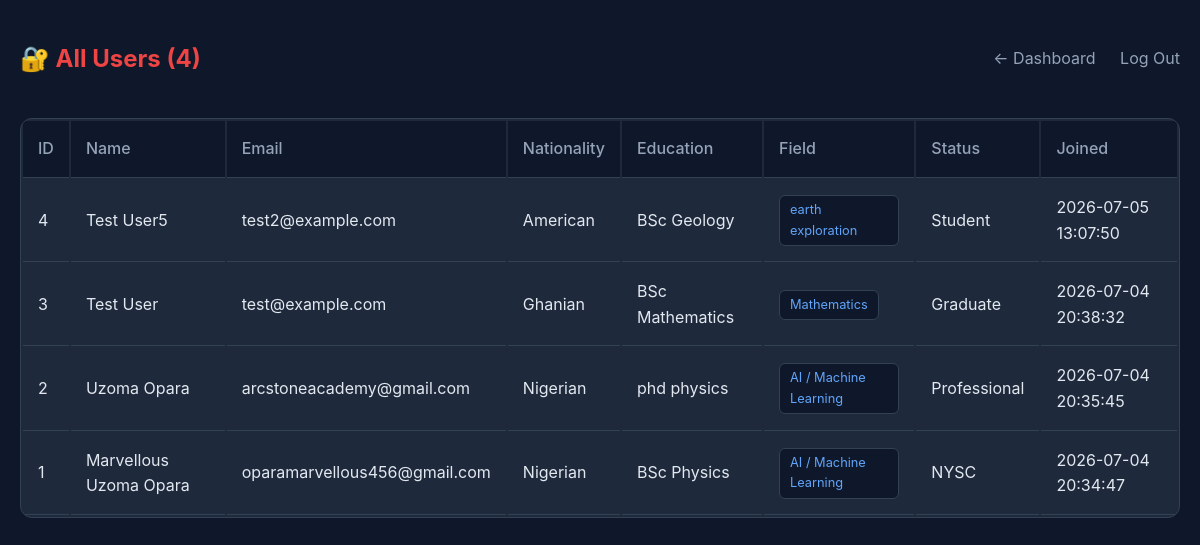
The app's page /admin/users (signed in) with its own data.
### tables this page shows
CREATE TABLE users (
            id INTEGER PRIMARY KEY AUTOINCREMENT,
            email TEXT UNIQUE NOT NULL,
            password_hash TEXT NOT NULL,
            name TEXT NOT NULL,
            nationality TEXT DEFAULT 'Nigerian',
            education TEXT DEFAULT 'BSc Physics',
            field TEXT DEFAULT 'AI / Machine Learning',
            status TEXT DEFAULT 'NYSC',
            created_at TIMESTAMP DEFAULT CURRENT_TIMESTAMP
        );

### web_app.py (the view)
@app.get("/admin/users", response_class=HTMLResponse)
def admin_users(request: Request, admin: dict = Depends(get_admin_user)):
    if not admin:
        return RedirectResponse(url="/", status_code=302)
    conn = get_db()
    users = conn.execute("SELECT * FROM users ORDER BY created_at DESC").fetchall()
    conn.close()
    return templates.TemplateResponse(
        request=request,
        name="admin_users.html",
        context={
            "admin": admin,
            "users": [dict(u) for u in users],
            "count": len(users)
        }
    )

### templates/admin_users.html (shortened to what this page needs)
<!DOCTYPE html>
<html lang="en">
<head>
</head>
<body>
    <div class="container">
        <div class="nav">
            <h1>🔐 All Users ({{ count }})</h1>
            <div class="nav-links">
                <a href="/admin">← Dashboard</a>
                <a href="/logout">Log Out</a>
            </div>
        </div>
        <table>
            <thead>
                <tr>
                    <th>ID</th>
                    <th>Name</th>
                    <th>Email</th>
                    <th>Nationality</th>
                    <th>Education</th>
                    <th>Field</th>
                    <th>Status</th>
                    <th>Joined</th>
                </tr>
            </thead>
            <tbody>
                {% for user in users %}
                <tr>
                    <td>{{ user.id }}</td>
                    <td>{{ user.name }}</td>
                    <td>{{ user.email }}</td>
                    <td>{{ user.nationality }}</td>
                    <td>{{ user.education }}</td>
                    <td><span class="badge">{{ user.field }}</span></td>
                    <td>{{ user.status }}</td>
                    <td>{{ user.created_at }}</td>
                </tr>
                {% endfor %}
            </tbody>
        </table>
    </div>
</body>
</html>

### templates/admin_users.html (style rules this page uses)
* { margin: 0; padding: 0; box-sizing: border-box; }
body { font-family: -apple-system, BlinkMacSystemFont, 'Segoe UI', Roboto, sans-serif; background: #0f172a; color: #e2e8f0; line-height: 1.6; }
.container { max-width: 1200px; margin: 0 auto; padding: 40px 20px; }
.nav { display: flex; justify-content: space-between; align-items: center; margin-bottom: 40px; }
.nav h1 { font-size: 1.5rem; color: #ef4444; }
.nav-links a { color: #94a3b8; text-decoration: none; margin-left: 20px; }
table { width: 100%; background: #1e293b; border: 1px solid #334155; border-radius: 12px; overflow: hidden; }
th, td { text-align: left; padding: 15px; border-bottom: 1px solid #334155; }
th { background: #0f172a; color: #94a3b8; font-weight: 500; }
td { color: #e2e8f0; }
.badge { display: inline-block; padding: 4px 10px; border-radius: 6px; font-size: 0.8rem; background: #0f172a; color: #60a5fa; border: 1px solid #334155; }

### records on screen
users: id "4", name "Test User5", email "test2@example.com", nationality "American", education "BSc Geology", field "earth exploration", status "Student", created_at "2026-07-05 13:07:50"
users: id "3", name "Test User", email "test@example.com", nationality "Ghanian", education "BSc Mathematics", field "Mathematics", status "Graduate", created_at "2026-07-04 20:38:32"
users: id "2", name "Uzoma Opara", email "arcstoneacademy@gmail.com", nationality "Nigerian", education "phd physics", field "AI / Machine Learning", status "Professional", created_at "2026-07-04 20:35:45"
users: id "1", name "Marvellous Uzoma Opara", email "oparamarvellous456@gmail.com", nationality "Nigerian", education "BSc Physics", field "AI / Machine Learning", status "NYSC", created_at "2026-07-04 20:34:47"

### other values on screen
{{ count }} "4"
